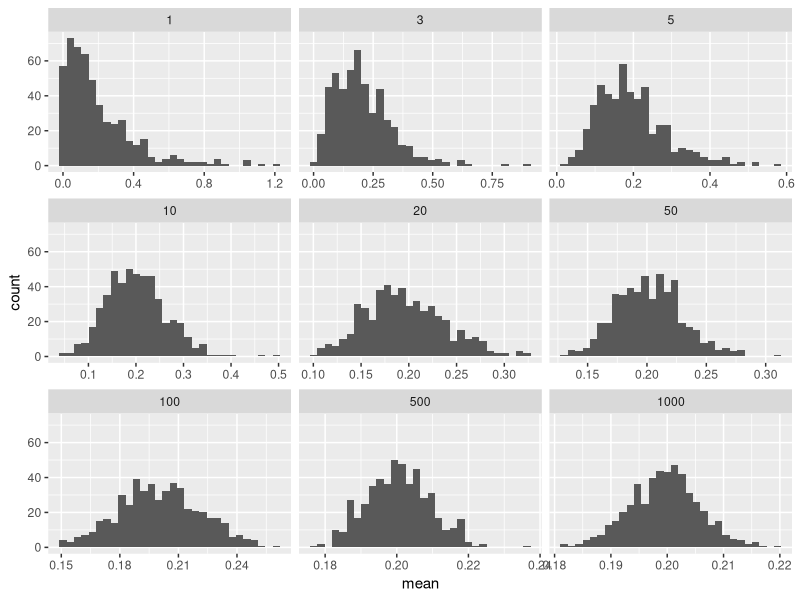
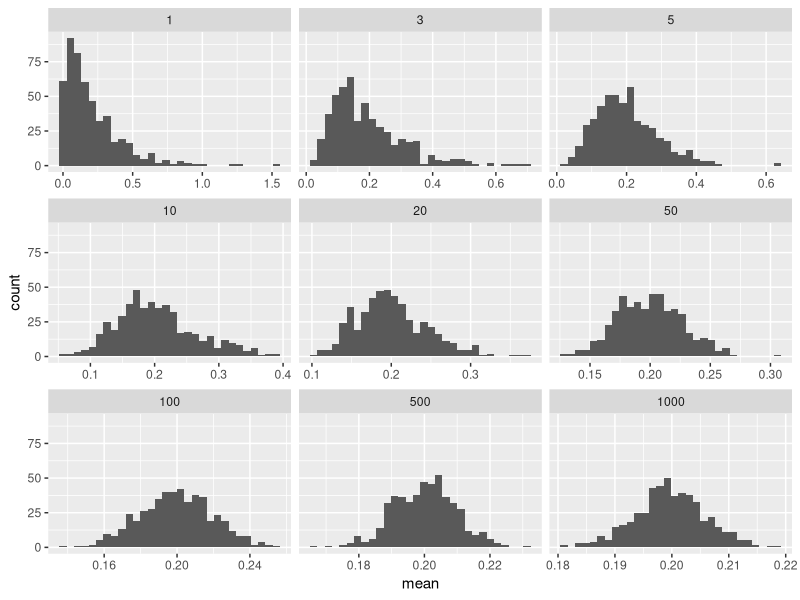

Source code (R) for these figures, in order:
## ---- chunk 1
library(tibble)
df <- tibble(x = 1:3, 
             y = list(rnorm(5), 
                      rnorm(15), 
                      rnorm(25)))
df
## ---- chunk 2
library(tidyr)

df |> unnest(y) |> head()
## ---- chunk 3
library(dplyr)
library(purrr)
sim_df <- tibble(n = rep(c(1, 3, 5, 10, 20, 50, 100, 500, 1000), each = 500)) |>
  # Create a list-column with mutate + map*
  mutate(sample = map(n, ~rexp(., rate=5))) |>
  # Summarize a list-column with mutate + map*
  mutate(mean = map_dbl(sample, mean), 
         sd = map_dbl(sample, sd))

head(sim_df)
## ---- chunk 4
#| fig-width: 6
#| fig-height: 6

library(ggplot2)

ggplot(sim_df, aes(x = mean)) + geom_histogram() + facet_wrap(~n, scales = "free_x")
## ---- chunk 5
library(dplyr)
library(purrr)
sim_df <- tibble(n = rep(c(1, 3, 5, 10, 20, 50, 100, 500, 1000), each = 500)) |>
  # Create i column
  group_by(n) |>
  mutate(i = 1:n()) |>
  ungroup() |>
  # Create a list-column with mutate + map*
  mutate(sample = map(n, ~rexp(., rate=5))) |>
  unnest(sample)

res_df <- sim_df |>
  group_by(n, i) |>
  # Summarize a list-column with mutate + map*
  summarize(mean = mean(sample)) |>
  ungroup()

head(sim_df)
head(res_df)
## ---- chunk 6
#| fig-width: 6
#| fig-height: 6

library(ggplot2)

ggplot(res_df, aes(x = mean)) + geom_histogram() + facet_wrap(~n, scales = "free_x")
